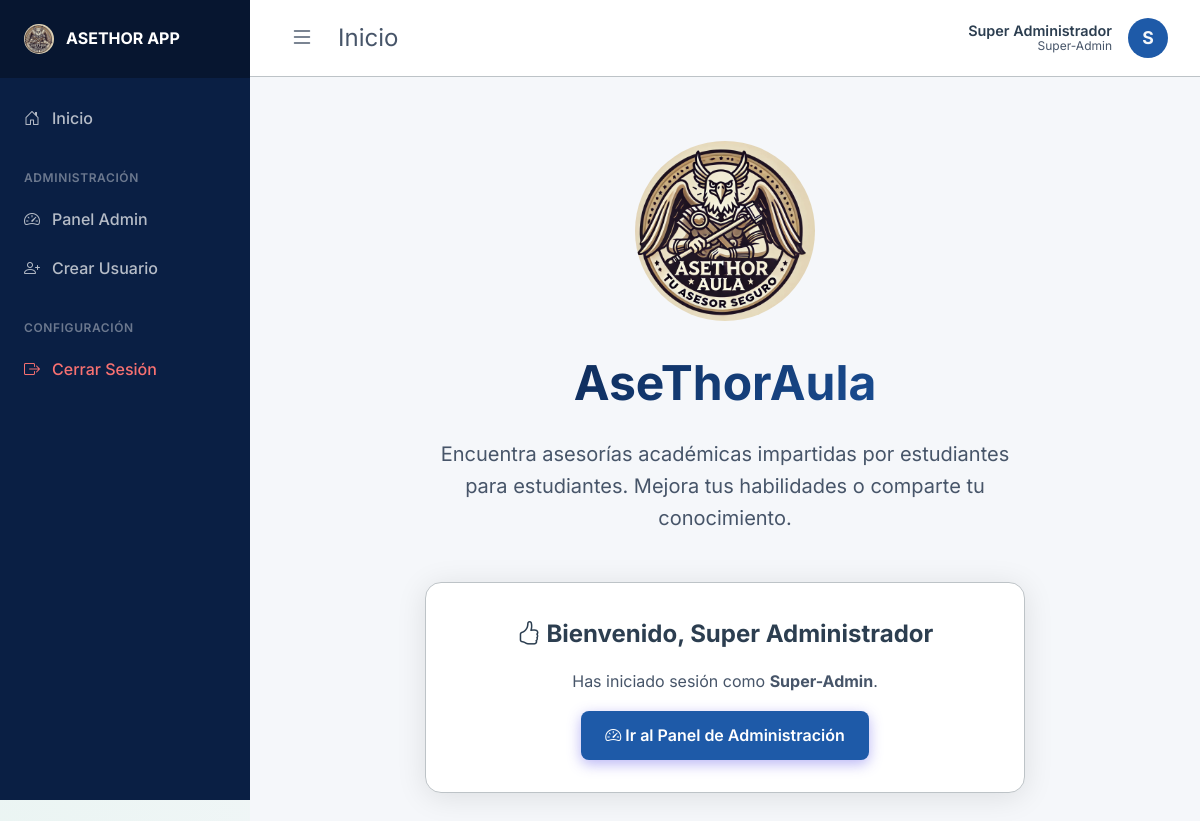
Screenshot of /home (signed in) with the database file from the repository.
### app/models.py (models this page shows, shortened)
class Profile(db.Model):
    id = db.Column(db.Integer, primary_key=True)
    user_id = db.Column(db.Integer, db.ForeignKey('user.id'), nullable=False)
    full_name = db.Column(db.String(100), nullable=True)
    bio = db.Column(db.Text, nullable=True)
    strengths = db.Column(db.String(200), nullable=True) # e.g. "matemáticas, programación"
    focus_areas = db.Column(db.String(200), nullable=True) # e.g. "álgebra, base de datos sql"
    rating_avg = db.Column(db.Float, default=0.0) # Calculated average for Asesores

class User(db.Model, UserMixin):
    id = db.Column(db.Integer, primary_key=True)
    username = db.Column(db.String(20), unique=True, nullable=False)
    password_hash = db.Column(db.String(60), nullable=False)
    role = db.Column(db.String(20), nullable=False, default='Estudiante') # Super-Admin, Admin, Asesor, Estudiante
    profile = db.relationship('Profile', backref='user', uselist=False, cascade='all, delete-orphan')
    sessions_given = db.relationship('TutoringSession', backref='asesor', cascade='all, delete-orphan')
    reviews_received = db.relationship('Review', foreign_keys='Review.asesor_id', backref='asesor_reviewed', cascade='all, delete-orphan')
    enrollments = db.relationship('Enrollment', backref='student', cascade='all, delete-orphan')
    reviews_given = db.relationship('Review', foreign_keys='Review.student_id', backref='student_reviewer', cascade='all, delete-orphan')

### app/routes/main.py (the view)
@main.route('/')
@main.route('/home')
def home():
    if current_user.is_authenticated and current_user.role == 'Estudiante':
        return redirect(url_for('estudiante.search'))
    return render_template('main/home.html')

### app/models.py (called while the page is built)
@login_manager.user_loader
def load_user(user_id):
    return User.query.get(int(user_id))

### app/templates/main/home.html
{% extends 'base.html' %}
{% block content %}
<div class="text-center mt-4">
    <img src="{{ url_for('static', filename='img/logo.jpg') }}" alt="AseThorAula Logo" style="display: block; margin: 0 auto 1.5rem auto; height: 180px; width: 180px; object-fit: cover; border-radius: 50%;">
    <h1 style="font-size: 3rem; margin-bottom: 1rem; background: linear-gradient(135deg, var(--navbar-bg), var(--primary-color)); background-clip: text; -webkit-background-clip: text; -webkit-text-fill-color: transparent;">AseThorAula</h1>
    <p style="font-size: 1.25rem; color: var(--text-secondary); max-width: 600px; margin: 0 auto 3rem auto;">Encuentra asesorías académicas impartidas por estudiantes para estudiantes. Mejora tus habilidades o comparte tu conocimiento.</p>
    {% if not current_user.is_authenticated %}
        <div class="d-flex gap-1" style="justify-content: center;">
            <a href="{{ url_for('auth.register') }}" class="btn btn-primary" style="font-size: 1.1rem; padding: 1rem 2rem;">
                <i class="bi bi-person-plus-fill"></i> Unirse como Estudiante
            </a>
            <a href="{{ url_for('auth.login') }}" class="btn glass" style="font-size: 1.1rem; padding: 1rem 2rem; color: var(--text-primary);">
                <i class="bi bi-box-arrow-in-right"></i> Iniciar Sesión
            </a>
        </div>
    {% else %}
        <div class="glass card" style="max-width: 600px; margin: 0 auto;">
            <h2><i class="bi bi-hand-thumbs-up"></i> Bienvenido, {{ current_user.profile.full_name or current_user.username }}</h2>
            <p>Has iniciado sesión como <strong>{{ current_user.role }}</strong>.</p>
            <div class="mt-2 text-center">
                {% if current_user.role == 'Super-Admin' or current_user.role == 'Admin' %}
                    <a href="{{ url_for('admin.dashboard') }}" class="btn btn-primary">
                        <i class="bi bi-speedometer2"></i> Ir al Panel de Administración
                    </a>
                {% elif current_user.role == 'Asesor' %}
                    <a href="{{ url_for('asesor.sessions') }}" class="btn btn-primary">
                        <i class="bi bi-calendar-event"></i> Gestionar mis Asesorías
                    </a>
                {% elif current_user.role == 'Estudiante' %}
                    <a href="{{ url_for('estudiante.search') }}" class="btn btn-primary">
                        <i class="bi bi-search"></i> Buscar Asesorías Disponibles
                    </a>
                {% endif %}
            </div>
        </div>
    {% endif %}
</div>
{% endblock %}

### app/templates/base.html (shortened to what this page needs)
<!DOCTYPE html>
<html lang="es">
<head>
    <link rel="stylesheet" href="{{ url_for('static', filename='css/style.css') }}">
    <link rel="stylesheet" href="https://cdn.jsdelivr.net/npm/bootstrap-icons@1.11.3/font/bootstrap-icons.min.css">
</head>
<body>
    {% if current_user.is_authenticated %}
    <div class="app-wrapper">
        <aside id="sidebar" class="sidebar">
            <div class="sidebar-header">
                <img src="{{ url_for('static', filename='img/logo.jpg') }}" alt="Logo" style="height: 30px; width: 30px; object-fit: cover; border-radius: 50%;">
                <span style="font-weight: 700;">ASETHOR APP</span>
            </div>
            <nav class="sidebar-nav">
                {% if current_user.role != 'Estudiante' %}
                    <a href="{{ url_for('main.home') }}" class="sidebar-link">
                        <i class="bi bi-house-door"></i> Inicio
                    </a>
                {% endif %}
                {% if current_user.role == 'Super-Admin' or current_user.role == 'Admin' %}
                    <div class="sidebar-section">Administración</div>
                    <a href="{{ url_for('admin.dashboard') }}" class="sidebar-link">
                        <i class="bi bi-speedometer2"></i> Panel Admin
                    </a>
                    <a href="{{ url_for('admin.create_user') }}" class="sidebar-link">
                        <i class="bi bi-person-plus"></i> Crear Usuario
                    </a>
                {% endif %}
                <div class="sidebar-section">Configuración</div>
                <a href="{{ url_for('auth.logout') }}" class="sidebar-link" style="color: #f87171;">
                    <i class="bi bi-box-arrow-right"></i> Cerrar Sesión
                </a>
            </nav>
        </aside>
        <main class="main-wrapper">
            <header class="topbar">
                <div class="d-flex align-center gap-1">
                    <button id="sidebarToggle" class="btn-toggle">
                        <i class="bi bi-list"></i>
                    </button>
                    <div class="topbar-title">{% if title %}{{ title }}{% else %}Inicio{% endif %}</div>
                </div>
                <div class="topbar-profile">
                    <div style="text-align: right; line-height: 1.2;">
                        <div style="font-weight: 600; color: var(--text-primary); font-size: 0.9rem;">{{ current_user.profile.full_name or current_user.username }}</div>
                        <div style="font-size: 0.75rem; color: var(--text-secondary);">{{ current_user.role }}</div>
                    </div>
                    <div class="avatar">{{ current_user.username[0]|upper }}</div>
                </div>
            </header>
            <div class="container" style="padding: 2rem;">
    {% endif %}
        {% block content %}{% endblock %}
    {% if current_user.is_authenticated %}
            </div>
        </main>
    </div>
    {% else %}
    </main>
    {% endif %}
</body>
</html>

### app/static/css/style.css (style rules this page uses)
:root { --bg-color: #F5F7FA; --navbar-bg: #0A1F44; --surface-color: #FFFFFF; --surface-border: #BDC3C7; --primary-color: #1E5AA8; --primary-hover: #123A73; --text-primary: #2C3E50; --text-secondary: #475569; --danger-color: #E74C3C; --success-color: #2ECC71; --warning-color: #f59e0b; --font-family: 'Inter', sans-serif; }
* { box-sizing: border-box; margin: 0; padding: 0; }
body { background-color: var(--bg-color); color: var(--text-primary); font-family: var(--font-family); line-height: 1.6; min-height: 100vh; display: flex; flex-direction: column; background-image: radial-gradient(circle at top right, rgba(30, 90, 168, 0.05), transparent 40%), radial-gradient(circle at bottom left, rgba(46, 204, 113, 0.05), transparent 40%); background-attachment: fixed; }
.glass { background: var(--surface-color); backdrop-filter: blur(12px); -webkit-backdrop-filter: blur(12px); border: 1px solid var(--surface-border); border-radius: 16px; box-shadow: 0 4px 30px rgba(0, 0, 0, 0.1); }
.container { max-width: 1200px; margin: 0 auto; padding: 2rem; flex: 1; }
.card { padding: 2rem; margin-bottom: 2rem; }
.btn { display: inline-block; padding: 0.75rem 1.5rem; border-radius: 8px; font-weight: 600; text-align: center; cursor: pointer; border: none; text-decoration: none; font-family: var(--font-family); }
.btn-primary { background-color: var(--primary-color); color: white; box-shadow: 0 4px 14px rgba(79, 70, 229, 0.4); }
h1, h2, h3 { margin-bottom: 1rem; font-weight: 700; color: var(--text-primary); }
p { margin-bottom: 1rem; color: var(--text-secondary); }
.text-center { text-align: center; }
.mt-2 { margin-top: 1rem; }
.mt-4 { margin-top: 2rem; }
.d-flex { display: flex; }
.align-center { align-items: center; }
.gap-1 { gap: 1rem; }
.app-wrapper { display: flex; min-height: 100vh; }
.sidebar { width: 250px; background-color: var(--navbar-bg); color: rgba(255, 255, 255, 0.7); display: flex; flex-direction: column; position: fixed; height: 100vh; overflow-y: auto; z-index: 1001; transition: transform 0.3s ease, width 0.3s ease; }
.sidebar-header { padding: 1.5rem; background-color: rgba(0, 0, 0, 0.3); display: flex; align-items: center; gap: 0.75rem; color: #ffffff; }
.sidebar-nav { padding: 1rem 0; display: flex; flex-direction: column; }
.sidebar-link { padding: 0.75rem 1.5rem; color: rgba(255, 255, 255, 0.7); text-decoration: none; display: flex; align-items: center; gap: 0.75rem; font-weight: 500; transition: all 0.3s ease; }
.sidebar-section { padding: 1.5rem 1.5rem 0.5rem; font-size: 0.75rem; text-transform: uppercase; letter-spacing: 0.05em; color: rgba(255, 255, 255, 0.4); font-weight: 600; }
.main-wrapper { flex: 1; margin-left: 250px; display: flex; flex-direction: column; background-color: var(--bg-color); transition: margin-left 0.3s ease; }
.btn-toggle { background: none; border: none; font-size: 1.5rem; color: var(--text-secondary); cursor: pointer; display: flex; align-items: center; justify-content: center; padding: 0.5rem; border-radius: 8px; transition: background-color 0.2s; }
.topbar { background-color: #ffffff; padding: 1rem 2rem; display: flex; justify-content: space-between; align-items: center; border-bottom: 1px solid var(--surface-border); }
.topbar-title { font-size: 1.5rem; color: var(--text-secondary); }
.topbar-profile { display: flex; align-items: center; gap: 1rem; }
.avatar { width: 40px; height: 40px; border-radius: 50%; background-color: var(--primary-color); color: var(--bg-color); display: flex; align-items: center; justify-content: center; font-weight: bold; font-size: 1.1rem; }

### rows the page displays
Profile: profile "Super Administrador"
User: role "Super-Admin", username "S"
